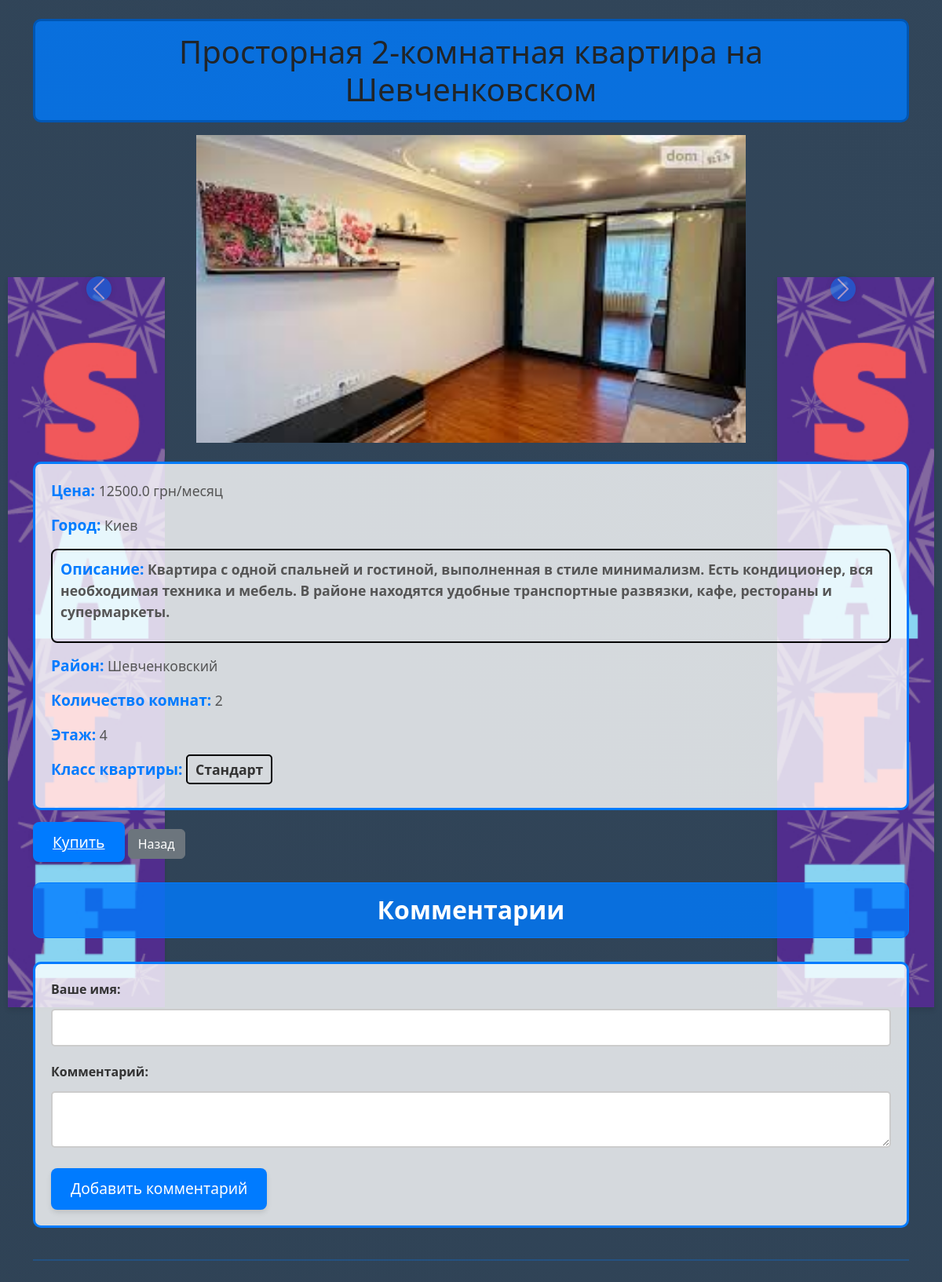
/apartment/23, run on the app's committed database.
### tables this page shows
CREATE TABLE apartments (
            id INTEGER PRIMARY KEY AUTOINCREMENT,
            title TEXT NOT NULL,
            description TEXT NOT NULL,
            price REAL NOT NULL,
            city TEXT NOT NULL,
            district TEXT,  -- добавляем новый столбец для района
            photo TEXT,
            additional_photo TEXT
        , rooms INTEGER, floor INTEGER, apartments_class TEXT);

### main.py (the view)
@app.route('/apartment/<int:apartment_id>')
def apartment_details(apartment_id):
    conn = get_db()
    apartment = conn.execute('SELECT * FROM apartments WHERE id = ?', (apartment_id,)).fetchone()
    conn.close()
    apartments = get_apartment_by_id(apartment_id)
    comments = get_comments(apartment_id)
    if not apartment:
        flash('Квартира не найдена.', 'danger')
        return redirect(url_for('home'))
    return render_template('apartment_details.html', apartment=apartment, apartments=apartments, comments=comments)

### main.py (called while the page is built)
def get_db():
    conn = sqlite3.connect(DATABASE)
    conn.row_factory = sqlite3.Row
    return conn

def get_apartment_by_id(apartment_id):
    conn = get_db()
    apartment = conn.execute('SELECT * FROM apartments WHERE id = ?', (apartment_id,)).fetchone()
    conn.close()
    return apartment

def get_comments(apartment_id):
    conn = get_db()
    query = "SELECT * FROM comments WHERE apartment_id = ? ORDER BY created_at DESC"
    comments = conn.execute(query, (apartment_id,)).fetchall()
    conn.close()
    return comments

### templates/apartment_details.html (shortened to what this page needs)
<!DOCTYPE html>
<html lang="ru">
<head>
    <link rel="stylesheet" href="{{ url_for('static', filename='apartment.css') }}">
    <link rel="stylesheet" href="{{ url_for('static', filename='banner.css') }}">
    <link href="https://cdn.jsdelivr.net/npm/bootstrap@5.3.2/dist/css/bootstrap.min.css" rel="stylesheet">
</head>
<body class="container mt-4">
    <div class="sidebar-banner left">
        <img src="{{ url_for('static', filename='банер.jpeg') }}" alt="Левый рекламный баннер">
    </div>
    <h1 class="mb-3">{{ apartment['title'] }}</h1>
    <div id="carouselApartmentImages" class="carousel slide" data-bs-ride="carousel">
        <div class="carousel-inner">
            {% if apartment['photo'] %}
                <div class="carousel-item active">
                    <img src="{{ url_for('static', filename='uploads/' + apartment['photo']) }}" alt="Главное фото" class="d-block mx-auto">
                </div>
            {% endif %}
        </div>
        <button class="carousel-control-prev" type="button" data-bs-target="#carouselApartmentImages" data-bs-slide="prev">
            <span class="carousel-control-prev-icon" aria-hidden="true"></span>
        </button>
        <button class="carousel-control-next" type="button" data-bs-target="#carouselApartmentImages" data-bs-slide="next">
            <span class="carousel-control-next-icon" aria-hidden="true"></span>
        </button>
    </div>
    <div class="mt-4 info-block">
        <p><strong>Цена:</strong> {{ apartment['price'] }} грн/месяц</p>
        <p><strong>Город:</strong> {{ apartment['city'] }}</p>
        <div class="description">
            <p><strong>Описание:</strong> {{ apartment['description'] }}</p>
        </div>
        <p><strong>Район:</strong> {{ apartment['district'] }}</p>
        <p><strong>Количество комнат:</strong> {{ apartment['rooms'] }}</p>
        <p><strong>Этаж:</strong> {{ apartment['floor'] }}</p>
        <div class="class">
        <p><strong>Класс квартиры:</strong>
            <span class="{% if apartment['class'] %}highlight-class{% endif %}">
                {{ apartment['apartments_class'] or 'Не указан' }}
            </span>
        </p>
        </div>
    </div>
    <div class="image-buttons-container mt-4">
        <div class="btn-container">
            <a href="{{ url_for('buy_apartment', apartment_id=apartment['id']) }}" class="buy-button">Купить</a>
            <button class="btn btn-secondary" onclick="window.history.back();">Назад</button>
        </div>
    </div>
    <h2 class="comments-title">Комментарии</h2>
    <form method="POST" action="/add_comment/{{ apartment['id'] }}" class="comment-form">
        <div class="form-group">
            <label for="author" class="form-label">Ваше имя:</label>
            <input type="text" id="author" name="author" required class="form-input">
        </div>
        <div class="form-group">
            <label for="content" class="form-label">Комментарий:</label>
            <textarea id="content" name="content" required class="form-textarea"></textarea>
        </div>
        <button type="submit" class="submit-button">Добавить комментарий</button>
    </form>
    <hr class="divider">
    <div class="sidebar-banner right">
        <img src="{{ url_for('static', filename='банер.jpeg') }}" alt="Правый рекламный баннер">
    </div>
</body>
</html>

### static/apartment.css (style rules this page uses)
body { font-family: 'Arial', sans-serif; margin: 0; padding: 0; background: linear-gradient(45deg, #2C3E50, #34495E); background-size: 400% 400%; animation: gradientAnimation 15s ease infinite; }
h1 { font-size: 2.5rem; font-weight: bold; padding: 15px 30px; background-color: rgba(0, 123, 255, 0.8); color: white; border-radius: 10px; text-align: center; margin-bottom: 40px; border: 3px solid #0056b3; animation: fadeInFromTop 2s ease-out; }
.carousel-item img { width: 100%; max-width: 700px; height: auto; object-fit: contain; margin: 0 auto; animation: zoomIn 1.5s ease-out; }
.carousel-control-prev-icon, .carousel-control-next-icon { background-color: #007bff; border-radius: 50%; width: 60px; height: 60px; box-shadow: 0 0 8px rgba(0, 0, 0, 0.2); transition: background-color 0.3s ease-in-out, transform 0.2s ease-out; }
.carousel-control-prev, .carousel-control-next { width: 8%; }
.info-block { margin-top: 50px; font-size: 1.2rem; padding: 20px; border: 3px solid #007bff; border-radius: 10px; background-color: rgba(255, 255, 255, 0.8); animation: fadeInUp 2s ease-out; }
.description { font-weight: bold; font-size: 1.2em; margin-bottom: 15px; color: #333; border: 2px solid black; padding: 10px; border-radius: 8px; }
.class { margin-top: 15px; }
.class span { font-weight: bold; color: #333; border: 2px solid black; padding: 5px 10px; border-radius: 5px; }
.buy-button { font-size: 1.2rem; padding: 12px 25px; background-color: #007bff; color: white; border: none; border-radius: 8px; cursor: pointer; transition: background-color 0.3s ease, transform 0.2s ease; box-shadow: 0 4px 6px rgba(0, 0, 0, 0.1); }
.info-block p { margin-bottom: 15px; font-size: 1.1rem; color: #555; }
.info-block strong { color: #007bff; font-size: 1.2rem; }
.comments-title { font-size: 2rem; font-weight: bold; padding: 15px 30px; background-color: rgba(0, 123, 255, 0.8); color: white; border-radius: 10px; text-align: center; margin-bottom: 40px; border: 3px solid #0056b3; animation: fadeInFromTop 2s ease-out; margin-top: 30px; border: 1px solid #007bff; margin-bottom: 30px; }
.comment-form { margin-top: 30px; padding: 20px; background-color: rgba(255, 255, 255, 0.8); border-radius: 10px; border: 3px solid #007bff; animation: fadeInUp 2s ease-out; }
.comment-form .form-group { margin-bottom: 20px; }
.comment-form .form-label { font-weight: bold; color: #333; }
.comment-form .form-input, .comment-form .form-textarea { width: 100%; padding: 10px; font-size: 1rem; border: 2px solid #ccc; border-radius: 5px; margin-top: 5px; transition: border-color 0.3s ease; }
.submit-button { font-size: 1.2rem; padding: 12px 25px; background-color: #007bff; color: white; border: none; border-radius: 8px; cursor: pointer; transition: background-color 0.3s ease, transform 0.2s ease; box-shadow: 0 4px 6px rgba(0, 0, 0, 0.1); }
.divider { margin-top: 40px; border: 1px solid #007bff; margin-bottom: 30px; }

### static/banner.css (style rules this page uses)
.sidebar-banner { position: fixed; top: 50%; transform: translateY(-50%); width: 200px; height: 930px; background-color: #f4f4f4; box-shadow: 0 4px 6px rgba(0, 0, 0, 0.1); z-index: -1; }
.sidebar-banner.left { left: 0; margin-left: 10px; }
.sidebar-banner.right { right: 0; margin-right: 10px; }
.sidebar-banner img { width: 100%; height: 100%; object-fit: cover; }

### data on the page
apartments: title "Просторная 2-комнатная квартира на Шевченковском", photo (picture), price "12500.0", city "Киев", description "Квартира с одной спальней и гостиной, выполненная в стиле минимализм. Есть кондиционер, вся необходимая техника и мебель. В районе находятся удобные транспортные развязки, кафе, рестораны и супермаркеты.", district "Шевченковский", rooms "2", floor "4", apartments_class "Стандарт"
